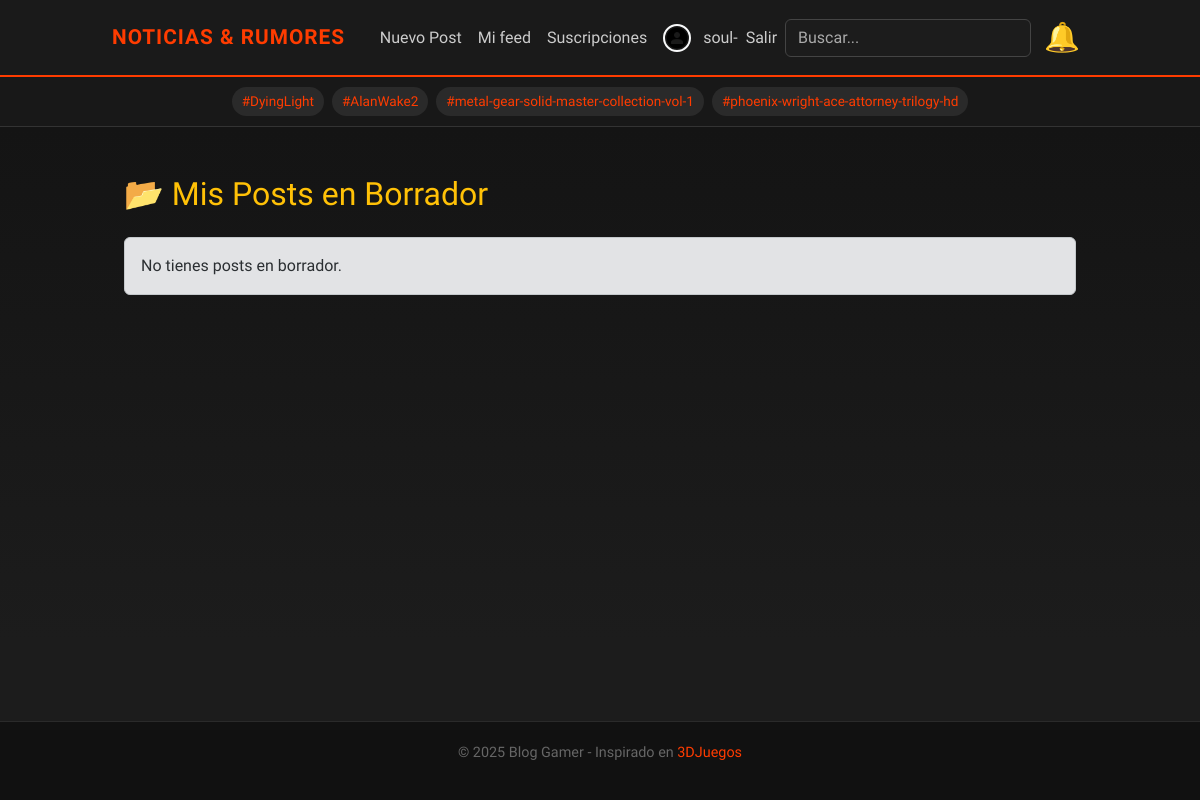
/my-drafts/ (signed in), run on the app's committed database.
### blog/views.py (the view)
# urls.py: path("my-drafts/", views.my_drafts, name="my_drafts"),
@login_required
def my_drafts(request):
    drafts = Post.objects.filter(author=request.user, status="draft").order_by("-created")
    return render(request, "my_drafts.html", {"drafts": drafts})

### blog/context_processors.py (called while the page is built)
def unread_notifications(request):
    if request.user.is_authenticated:
        return {
            "unread_count": request.user.notifications.filter(is_read=False).count(),
            "notifications": request.user.notifications.all().order_by("-created_at")[:8],
        }
    return {"unread_count": 0, "notifications": []}

def global_tags(request):
    return {"all_tags": Tag.objects.all()[:15]}

def latest_notifications(request):
    if request.user.is_authenticated:
        return {
            "notifications": request.user.notifications.all().order_by("-created_at")[:8]
        }
    return {"notifications": []}

### blog/templates/my_drafts.html (shortened to what this page needs)
{% extends "base.html" %}
{% block content %}
<div class="container mt-4">
  <h2 class="mb-4 text-warning">📂 Mis Posts en Borrador</h2>
  {% if drafts %}
    <div class="drafts-container p-3">
      {% for p in drafts %}
        <div class="card draft-card bg-dark border-secondary mb-3">
          <div class="card-body">
            <h4 class="card-title">
              <a href="{% url 'blog:post_edit' p.slug %}" class="text-warning text-decoration-none">
                ✏️ {{ p.title }}
              </a>
            </h4>
            <p class="text-muted mb-1">Creado: {{ p.created|date:"d/m/Y g:i a" }}</p>
            <p class="text-light">{{ p.excerpt|default:"(Sin resumen)" }}</p>
          </div>
        </div>
      {% endfor %}
    </div>
  {% else %}
    <div class="alert alert-secondary">No tienes posts en borrador.</div>
  {% endif %}
</div>
{% endblock %}

### blog/templates/base.html (shortened to what this page needs)
<!doctype html>
<html lang="es">
<head>
  {% load static %}
  <link rel="stylesheet" href="{% static 'css/style.css' %}?v=11">
  <link href="https://cdn.jsdelivr.net/npm/bootstrap@5.3.3/dist/css/bootstrap.min.css" rel="stylesheet">
</head>
<body>
<nav class="navbar navbar-expand-lg navbar-dark">
  <div class="container">
    <a class="navbar-brand" href="{% url 'blog:post_list' %}">Noticias & Rumores</a>
    <div class="collapse navbar-collapse" id="navbarNav">
      <ul class="navbar-nav ms-auto align-items-center">
        {% if user.is_authenticated %}
          <li class="nav-item"><a class="nav-link" href="{% url 'blog:post_create' %}">Nuevo Post</a></li>
          <li class="nav-item"><a class="nav-link" href="{% url 'blog:my_personal_feed' %}">Mi feed</a></li>
          <li class="nav-item"><a class="nav-link" href="{% url 'blog:my_subscriptions' %}">Suscripciones</a></li>
          <li class="nav-item">
            <a class="nav-link d-flex align-items-center" href="{% url 'blog:profile' %}">
              <img src="{% if user.profile.avatar %}{{ user.profile.avatar.url }}{% else %}{% static 'img/default-avatar.png' %}{% endif %}"
                  alt="avatar"
                  width="28" height="28"
                  class="rounded-circle border border-2 border-light me-2">
              <span class="ms-1">{{ user.username }}</span>
            </a>
          </li>
          <li class="nav-item">
            <form method="post" action="{% url 'blog:logout' %}" style="display:inline;">
              <button type="submit" class="nav-link btn btn-link p-0" style="color:#ccc; text-decoration:none;">Salir</button>
            </form>
          </li>
        {% else %}
          <li class="nav-item"><a class="nav-link" href="{% url 'blog:login' %}">Entrar</a></li>
          <li class="nav-item"><a class="nav-link" href="{% url 'blog:signup' %}">Crear cuenta</a></li>
        {% endif %}
        <li class="nav-item">
          <form class="d-flex ms-2" method="get" action="{% url 'blog:search' %}">
            <input class="form-control" type="search" name="q" placeholder="Buscar...">
          </form>
        </li>
        <li class="nav-item">
          <div class="dropdown">
            <a href="#" class="nav-link notif-bell position-relative" id="notifDropdown"
               data-bs-toggle="dropdown" aria-expanded="false">
              🔔
            </a>
          </div>
        </li>
      </ul>
    </div>
  </div>
</nav>
<div class="tags-bar text-center">
  {% for tag in all_tags %}
    {% if tag.slug %}
      <a href="{% url 'blog:post_by_tag' tag.slug %}">#{{ tag.name }}</a>
    {% endif %}
  {% empty %}
    <span class="text-muted">No hay tags todavía</span>
  {% endfor %}
</div>
<div class="container mt-4">
  {% block content %}{% endblock %}
</div>
<footer>
  <div class="container">
    <p>&copy; {{ year|default:2025 }} Blog Gamer - Inspirado en
      <a href="https://www.3djuegos.com/" target="_blank">3DJuegos</a>
    </p>
  </div>
</footer>
</body>
</html>

### static/css/style.css (style rules this page uses)
.notif-bell { position: relative; font-size: 1.8rem; color: #ff3c00 !important; transition: transform 0.2s, text-shadow 0.2s; margin-left: 5px; }
input[type="text"], input[type="email"], input[type="password"], textarea, select, .form-control { background: #1c1c1c !important; color: #f5f5f5 !important; border: 1px solid #444 !important; border-radius: 6px; padding: 10px 12px; }
input::placeholder, textarea::placeholder { color: #aaa !important; }

### blog/templates/base.html (style rules this page uses)
body { font-family: 'Rajdhani', sans-serif; background: linear-gradient(180deg, #121212, #1c1c1c 80%); color: #ddd; min-height: 100vh; display: flex; flex-direction: column; }
.navbar { background: #1a1a1a !important; border-bottom: 2px solid #ff3c00; position: relative; }
.navbar-brand { font-weight: 700; font-size: 1.3rem; color: #ff3c00 !important; text-transform: uppercase; letter-spacing: 1px; }
.navbar-nav .nav-link { color: #ccc !important; transition: all .2s ease; }
.form-control { background: #2a2a2a; border: 1px solid #444; color: #fff; border-radius: 6px; }
.form-control::placeholder { color: #aaa; }
.notif-bell { position: relative; font-size: 1.8rem; color: #ff3c00 !important; transition: transform 0.2s, text-shadow 0.2s; margin-left: 5px; }
.container { flex: 1; max-width: 1000px; }
.tags-bar { background: #181818; border-bottom: 1px solid #333; padding: 8px 0; }
.tags-bar a { background: #2a2a2a; color: #ff3c00; font-size: 0.85rem; padding: 4px 10px; margin: 2px; border-radius: 20px; text-decoration: none; transition: 0.2s; display: inline-block; }
button, input[type="submit"] { background: #ff3c00; color: #fff; border: none; border-radius: 6px; padding: 10px 18px; font-weight: bold; cursor: pointer; transition: 0.2s; }
footer { background: #111; color: #666; padding: 20px 0; text-align: center; font-size: 0.9rem; border-top: 1px solid #2a2a2a; }
footer a { color: #ff3c00; text-decoration: none; }

### data on the page
Tag: name "DyingLight"
Tag: name "AlanWake2"
Tag: name "metal-gear-solid-master-collection-vol-1"
Tag: name "phoenix-wright-ace-attorney-trilogy-hd"

### other printed values
{{ user.username }} "soul-"
{{ year|default:2025 }} "2025"
